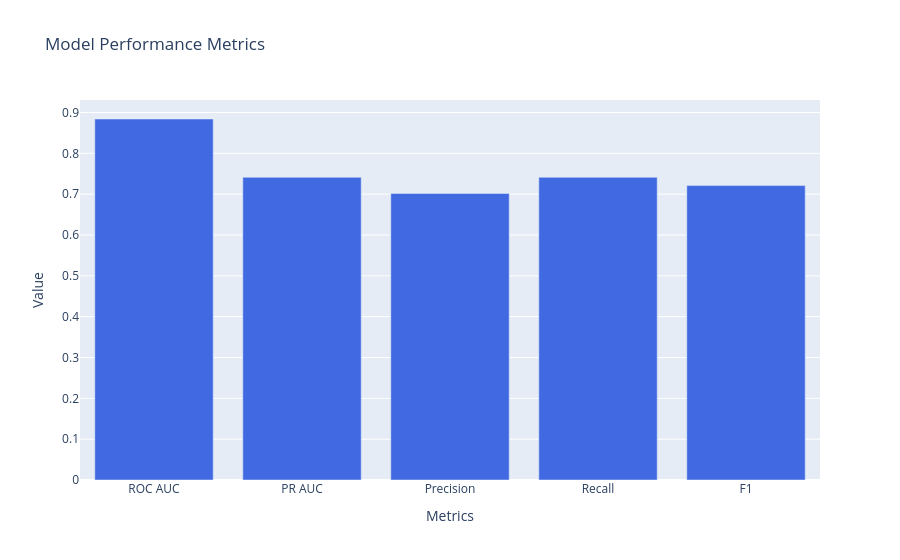

Notebook source saved alongside this figure:
### Code cell
dt_visualizer.plot_metrics_comparison()

### Figure 1 — Plotly figure (JSON) as saved in the notebook; plotly's stock layout.template omitted (floating-point values rounded to 4 significant figures)
{"data": [{"marker": {"color": "royalblue"}, "x": ["ROC AUC", "PR AUC", "Precision", "Recall", "F1"], "y": [0.8841, 0.7413, 0.7018, 0.7413, 0.721], "type": "bar"}], "layout": {"title": {"text": "Model Performance Metrics"}, "xaxis": {"title": {"text": "Metrics"}}, "yaxis": {"title": {"text": "Value"}}, "showlegend": false}}
